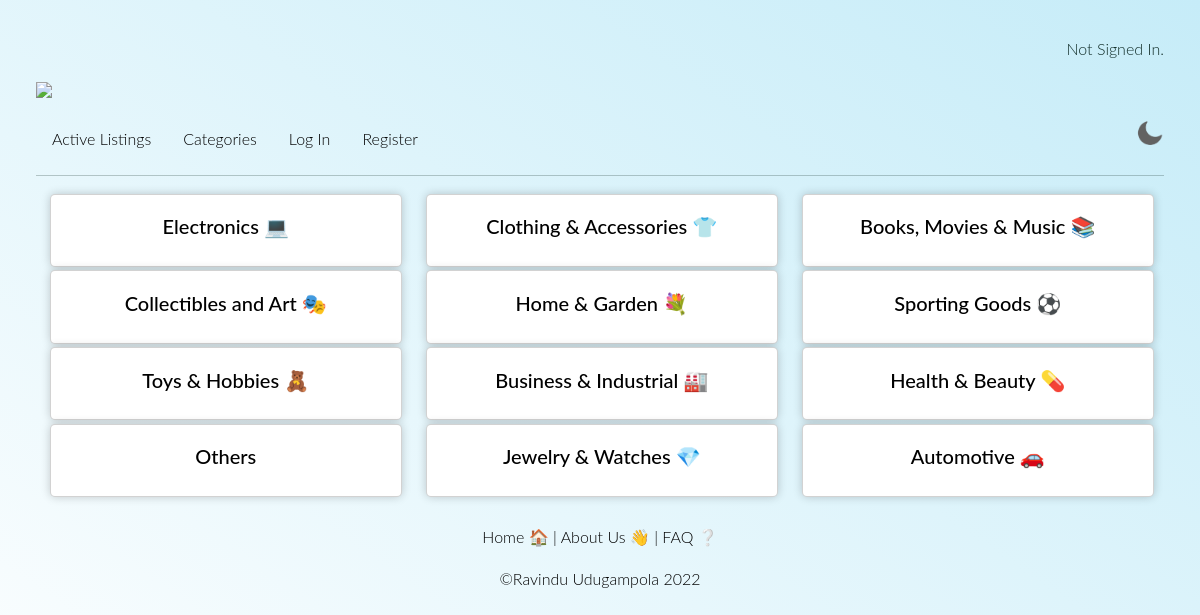
Page /categories on the earlier database version.
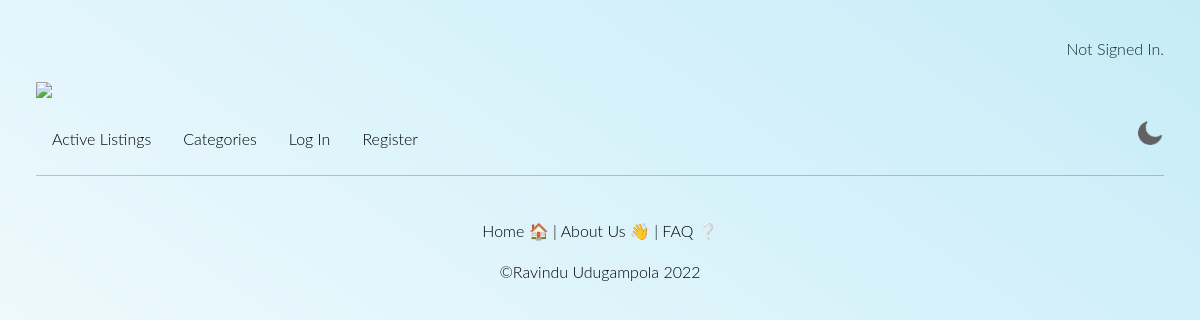
Same page on the later database version.
### auctions/models.py (models this page shows)
class Category(models.Model):
    category = models.CharField(max_length=30)
    def __str__(self):
        return f"{self.category}"

### auctions/views.py (the view)
# urls.py: path("categories", views.categories, name="categories"),
def categories(request):
    all_categories = Category.objects.all()
    category_id = request.GET.get("category", None)
    listings = Listing.objects.filter(category=category_id, active=True)
    if category_id is None:
        return render(request, "auctions/categories.html", {
            "all_categories": all_categories,
        })
    else:
        return render(request, "auctions/listings.html", {
            "listings": listings,
            "title": Category.objects.get(id=category_id)
        })

### auctions/templates/auctions/categories.html
{% extends "auctions/layout.html" %} {% block body %}
<div class="container">
  <div class="row">
    {% for category in all_categories %}
    <div class="col-sm-4">
      <div class="card">
        <div class="card-body">
          <h5 class="card-title d-flex justify-content-center">
            <a class="link" href="{% url 'categories' %}?category={{category.id}}"
              >{{ category }}</a
            >
          </h5>
        </div>
      </div>
    </div>
    {% endfor %}
  </div>
</div>
{% endblock %}

### auctions/templates/auctions/layout.html (shortened to what this page needs)
{% load static %}
<!DOCTYPE html>
<html lang="en">
  <head>
    <link
      rel="stylesheet"
      href="https://cdn.jsdelivr.net/npm/bootstrap@5.2.2/dist/css/bootstrap.min.css"
    />
    <link href="{% static 'css/styles.css' %}/" rel="stylesheet" />
  </head>
  <body class="body">
    <div class="ms-auto ">
        {% if user.is_authenticated %}
            Signed In As <strong>{{ user.username }}</strong>.
        {% else %}
            Not Signed In.
        {% endif %}
    </div>
    <h1>
      <a class="link" href="{% url 'index' %}"
        ><img class="logo_img" src="{% static 'img/bbay.png' %}/"
      /></a>
    </h1>
    <ul class="nav">
      <li class="nav-item">
        <a class="nav-link link" href="{% url 'listings' %}">Active Listings</a>
      </li>
      <li class="nav-item">
        <a class="nav-link link" href="{% url 'categories' %}">Categories</a>
      </li>
      {% if user.is_authenticated %}
      <li class="nav-item">
        <a class="nav-link link" href="{% url 'watchlist' %}"
          >Watchlist
          <span style= "margin-left: 9px" class="position-absolute top-10 start-30 translate-middle badge rounded-pill bg-danger"
            >{{ request.session.watchlist_count }}
          </span>
        </a>
      </li>
      <li class="nav-item">
        <a class="nav-link link" href="{% url 'create' %}">Create Listing</a>
      </li>
      <li class="nav-item dropdown link">
        <a class="nav-link dropdown-toggle link" href="#" id="navbarDarkDropdownMenuLink" role="button" data-bs-toggle="dropdown" aria-expanded="false">
          Reports
        </a>
        <ul class="dropdown-menu dropdown-menu-dark" aria-labelledby="navbarDarkDropdownMenuLink">
          <li><a class="dropdown-item" href="{% url 'profits' %}">Profits</a></li>
          <li><a class="dropdown-item" href="{% url 'expenses' %}">Expenses</a></li>
        </ul>
      </li>
      <li class="nav-item">
        <a class="nav-link link" href="{% url 'logout' %}">Log Out</a>
      </li>
      {% else %}
      <li class="nav-item">
        <a class="nav-link link" href="{% url 'login' %}">Log In</a>
      </li>
      <li class="nav-item">
        <a class="nav-link link" href="{% url 'register' %}">Register</a>
      </li>
      {% endif %}
      <li class="nav-item ms-auto">
        <img src="{% static 'img/moon.png' %}/" id="icon">
      </li>
    </ul>
    <hr />
    {% block body %} {% endblock %}
  </body>
  <footer class="footer_text">
    <br>
    <div class="footer">
      <p class="text-center">
        <a class="footer_text" href="{% url 'index' %}">Home 🏠</a> |
        <a class="footer_text" href="{% url 'index' %}">About Us 👋</a> |
        <a class="footer_text" data-bs-toggle="modal"
        data-bs-target="#faqModal">FAQ ❔</a>
      </p>
        <p class="text-center footer_text">©Ravindu Udugampola 2022</p>
    </div>
  </footer>
</html>

### auctions/static/css/styles.css (style rules this page uses)
*, *::before, *::after { box-sizing: border-box; }
:root { --clr-light: linear-gradient(to left bottom, rgb(198, 236, 248), rgb(255, 255, 255)); --clr-dark: #102c27; --clr-primary: white; --clr-secondary: #c3fcf2; --clr-accent: black; --price-color: #36c40f; --foreground: var(--clr-dark); --background: var(--clr-light); }
#icon { width: 30px; cursor: pointer; }
body { background: var(--background); color: var(--foreground); line-height: 1.6; margin: 1%; font-size: 16px; height: 100%; font-weight: 300; font-family: 'Lato', sans-serif; padding: 1.5rem; min-height: 100vh; display: -webkit-box; display: -ms-flexbox; display: flex; -webkit-box-orient: vertical; -webkit-box-direction: normal; -ms-flex-direction: column; flex-direction: column; }
.footer_text { text-decoration: none; color: var(--clr-accent); }
.link { text-decoration: none; color: var(--clr-accent); transition: all 0.3s ease-in-out; -webkit-transition: all 0.3s ease-in-out; -moz-transition: all 0.3s ease-in-out; -o-transition: all 0.3s ease-in-out; -ms-transition: all 0.3s ease-in-out; }
.logo_img { width: 10%; height: auto; }

Differences in the rows shown:
removed Category: category "Electronics 💻"
removed Category: category "Clothing & Accessories 👕"
removed Category: category "Books, Movies & Music 📚"
removed Category: category "Collectibles and Art 🎭"
removed Category: category "Home & Garden 💐"
removed Category: category "Sporting Goods ⚽"
removed Category: category "Toys & Hobbies 🧸"
removed Category: category "Business & Industrial 🏭"
removed Category: category "Health & Beauty 💊"
removed Category: category "Others"
removed Category: category "Jewelry & Watches 💎"
removed Category: category "Automotive 🚗"
